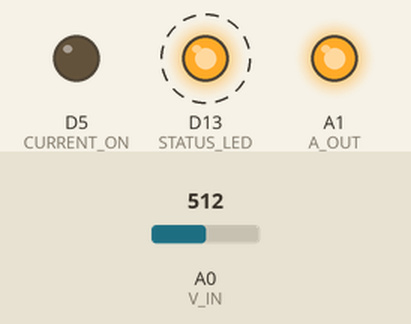
Recording of a program running on a simulated Adafruit Feather M0. Shown: output pins drawn as LEDs (lit = HIGH). Dashed ring = blinking. The inputs (shaded band) are chosen by the test bench; at power-on: A0 (V_IN) = 512 (analog values on the 0–1023 scale). Storage starts empty; what the program prints to the serial monitor is not drawn.

Above: at 0.3 s.
Timing chart, 0 to 3.0 s (numbered marks = the images above):
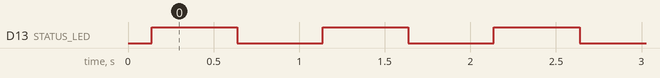

The program:

main.cpp
```cpp
#include <Arduino.h>
#include <SD.h>

// GPIO configuration
#define STATUS_LED 13
#define NEO_PIN 8
#define CURRENT_ON 5
#define CS 4
#define V_IN A0
#define A_OUT A1

// Application parameter
// Voltage measurement
const float lowerBatVoltage = 10.8; // 1.8V * 6 Cells
const float referenceVoltage = 3.3; // Arduino reference voltage
const int adcResolution = 4096;     // 12-bit ADC
const float voltageDividerRatio = 5.0; // Adjust if using voltage divider

// Ampere measurement
const float ampereRatio = 384.6;
const float ampere = 15;
const int ampereADC = 4095; // 4095
// 1024 = 1.76
// 2048 = 3.55
// 4095 = 7.09

// Timing parameters (in milliseconds)
unsigned long currentOnDuration = 10UL * 60UL * 1000UL;    // 10 minutes in ms
unsigned long currentOffDuration = 50UL * 60UL * 1000UL;  // 50 minutes in ms
unsigned long measurementPeriod = 100;  // 0.1 s
unsigned long startupDelay = 10000;      // 10 seconds startup delay

// State variables
unsigned long currentSwitchTime = 0;
unsigned long programStartTime = 0;
unsigned long lastMeasurementTime = 0;
int currentState = -1; // -1: startup, HIGH: current on, LOW: current off

bool statusLEDState = LOW;
bool sdCardError = false;

File dataFile;

// Convert ADC reading to voltage
float adcToVoltage(int adcValue) {
  return (adcValue * referenceVoltage * voltageDividerRatio) / adcResolution;
}


float getAverageVoltage(int samples = 3) {
  long sum = 0;
  for (int i = 0; i < samples; i++) {
    sum += analogRead(V_IN);
    delay(1);
  }
  return adcToVoltage(sum / samples);
}


void updateCurrentState(unsigned long currentTime) {
  int prevState = currentState;

  unsigned long timeSinceSwitch = currentTime - currentSwitchTime;

  switch (currentState)
  {
  case -1: // on startup
    currentState = HIGH;
    break;
  case HIGH:
    if (timeSinceSwitch >= currentOnDuration) {
      currentState = LOW;
    }
    break;

  case LOW:
    if (timeSinceSwitch >= currentOffDuration) {
      currentState = HIGH;
    }
    break;
  }

  if (prevState != currentState) {
      currentSwitchTime = currentTime;
      digitalWrite(CURRENT_ON, currentState);
      digitalWrite(STATUS_LED, currentState);
  }
}


void toggleStatusLED() {
  statusLEDState = !statusLEDState;
  digitalWrite(STATUS_LED, statusLEDState);
}


void writeDataToSD(unsigned long timestamp, float voltage, int state) {
  if (!dataFile || sdCardError) return;

  dataFile.print(timestamp);
  dataFile.print(",");
  dataFile.print(voltage, 4);
  dataFile.print(",");
  dataFile.print(state);
  int bytesWritten = dataFile.println(";");
  dataFile.flush();

  if (bytesWritten <= 0) {
    sdCardError = true;
  }
}


void handleLowBattery(float voltage) {
  if (dataFile && !sdCardError) {
    unsigned long currentTime = millis();
    dataFile.print(currentTime);
    dataFile.print(",SHUTDOWN,LOW_BATTERY,");
    dataFile.print(voltage, 4);
    dataFile.print(",");
    dataFile.println(currentTime - programStartTime);
    dataFile.flush();
    dataFile.close();
  }

  // Turn off all outputs
  digitalWrite(STATUS_LED, LOW);
  digitalWrite(CURRENT_ON, LOW);

  Serial.println("Low Battery Voltage detected. Programm end.");
  while(1) {
    toggleStatusLED();
    delay(500);
  }
}

void setup() {
    pinMode(STATUS_LED, OUTPUT);
    pinMode(CURRENT_ON, OUTPUT);
    pinMode(A_OUT, OUTPUT);
    pinMode(V_IN, INPUT);
    analogReadResolution(12);
    analogWriteResolution(12);

    digitalWrite(CURRENT_ON, LOW);
    digitalWrite(STATUS_LED, LOW);

    Serial.begin(9600);
    while (!Serial && millis() < 5000);


    analogWrite(A_OUT, ampereADC);

    if (!SD.begin(CS)) {
        Serial.println("SD Card Initialization failed.");
        sdCardError = true;
    } else {
        Serial.println("SD card initialized successfully");
        dataFile = SD.open( "batch2.csv", FILE_WRITE);
        if (dataFile) {
            // Write comprehensive header
            dataFile.println("# Battery Discharge Characterization Data - Run 1");
            dataFile.print("# Started: ");
            dataFile.println(millis());
            dataFile.print("# Discharge duration: ");
            dataFile.print(currentOnDuration / 1000);
            dataFile.println(" seconds");
            dataFile.print("# Rest duration: ");
            dataFile.print(currentOffDuration / 1000);
            dataFile.println(" seconds");
            dataFile.print("# Low voltage cutoff: ");
            dataFile.print(lowerBatVoltage, 3);
            dataFile.println(" V");
            dataFile.println("# Format:\nTimestamp(ms),Voltage(V),Raw_ADC,Current_State,Cycle_Time(ms)");
            dataFile.flush();
            Serial.println("Data logging started");
        } else {
            Serial.println("ERROR: Could not create data file");
            sdCardError = true;
        }
    }
  programStartTime = millis();
  lastMeasurementTime = programStartTime;

  Serial.println("Setup complete.");
  Serial.print("Low battery cutoff: ");
  Serial.print(lowerBatVoltage, 3);
  Serial.println("V");

  if (sdCardError) {
      Serial.println("SD card error! Wait for restart...");
      while (1) {
          delay(1000);
      }
  }
}

void loop() {

  unsigned long currentTime = millis();

  // Handle overflow
  if (currentTime < programStartTime) {
    programStartTime = currentTime;
    currentSwitchTime = currentTime;
  }

  // Time-based measurement
  if (currentTime - lastMeasurementTime >= measurementPeriod) {

    float batteryVoltage = getAverageVoltage(5);

    Serial.print("Time: ");
    Serial.print(currentTime / 1000);
    Serial.print("s, Voltage: ");
    Serial.print(batteryVoltage, 3);
    Serial.print("V, State: ");
    Serial.println(currentState == HIGH ? "ON" : "OFF");

    writeDataToSD(currentTime, batteryVoltage, currentState);

    if (batteryVoltage < lowerBatVoltage || sdCardError) {
      handleLowBattery(batteryVoltage);
    }

    lastMeasurementTime = currentTime;

    if (currentTime - programStartTime >= startupDelay) {
        updateCurrentState(currentTime);
    }
  }
  delay(10);
}
```

Measured:
- by itself, D13 (STATUS_LED): alternates HIGH for 0.50 s and LOW for 0.50 s
